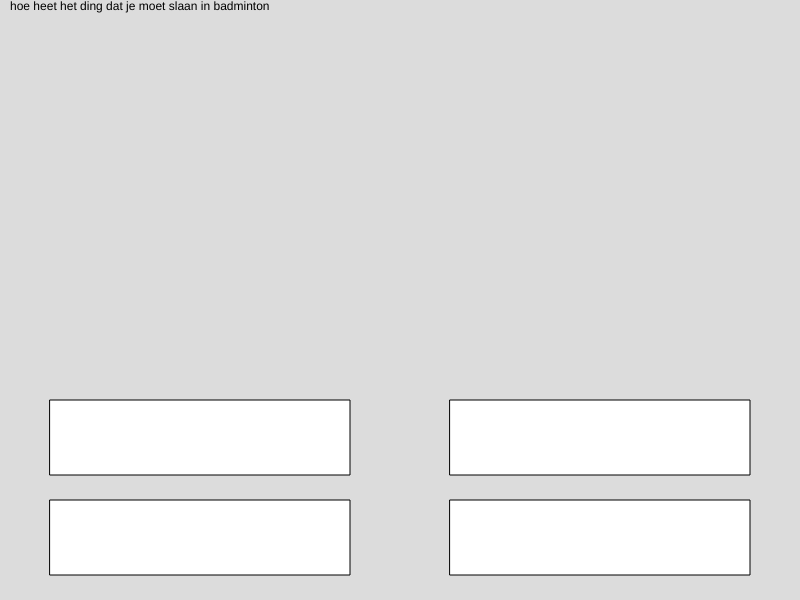
Frame 1 (no input)
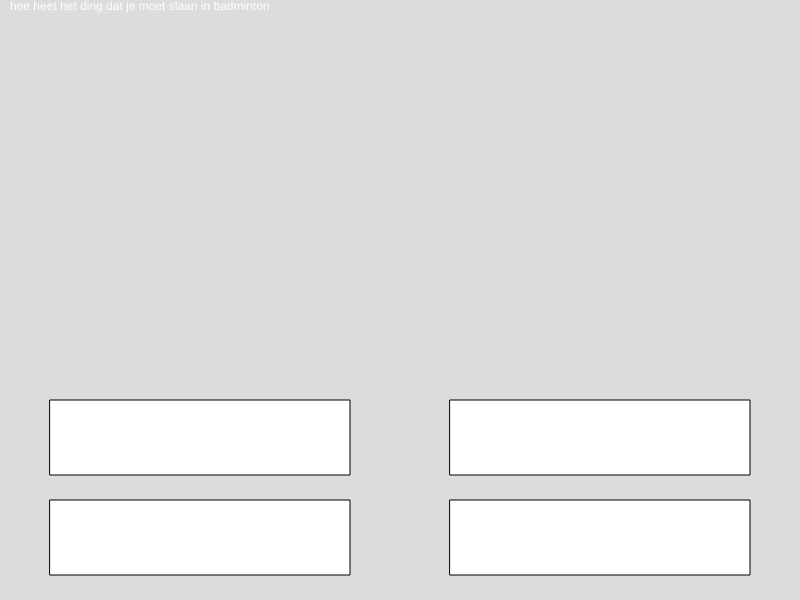
Frame 60 (no input)
Frame 120 (the mouse pressed at the canvas centre since frame 60): identical to frame 60, image omitted

The p5.js sketch that drew these frames (run headless with seeded random() and noise() and a simulated clock; from frame 60 on, the mouse is pressed at the canvas centre):

// p5.js sketch
// ── sketch.js
let vragen = [
  {},
  {
    vraag: "hoe heet het ding dat je moet slaan in badminton",
    antwoord: "Shuttle"
  },
  {
    vraag: "Hoe heet het als je de shuttle heel snel naar beneden slaat",
    antwoord: "Smashen"
  },
  {
    vraag: "Hoe heet het als je een shuttle kort over het net slaat?",
    antwoord: "Droppen"
  },
  {
    vraag: "Hoe heet het als je een shuttle van achter in het veld naar achter in het veld van de tegenstander slaat?",
    antwoord: "clearen"
  },
  {
    vraag: "Hoe heet het als je 1v1 speelt",
    antwoord: "singelen"
  },
  {
    vraag: "Hoe heet het als je 2v2 speelt",
    antwoord: "dubbelen"
  },
   {
    vraag: "hoeveel punten moet je halen om een set te winnen",
    antwoord: "21"
  },
  {
    vraag: "hoe lang is het net in badminton",
    antwoord: "1,55 meter lang"
  },
  {
    vraag: "hoe groot is een badminton veld",
    antwoord: "13,40 meter"
  },
  {
    vraag: "van af welke stand krijgen de spelers een korte pauze?",
    antwoord: "11 punten"
  },
];
let vraagcount = 1;
function setup() {
  createCanvas(800, 600);
}

function teken(x, y, lengte, breedte) {
  if (mouseX >= 50 && mouseX <= 350 
    && mouseY >=400 && mouseY <= 475
  ){
    fill(0)
  }else {
    fill(255)
  }
  rect(x, y, lengte, breedte)
  
}

function draw() {
  background(220);

  if (vraagcount == 0) {

  } else if (vraagcount==11){
    text("klaar",400,300)
  }else{
    text(vragen[vraagcount].vraag, 10, 10)
    teken(450, 400, 300, 75)
    teken(50, 400, 300, 75)
    teken(50, 500, 300, 75)
    teken(450, 500, 300, 75)
  }
}
